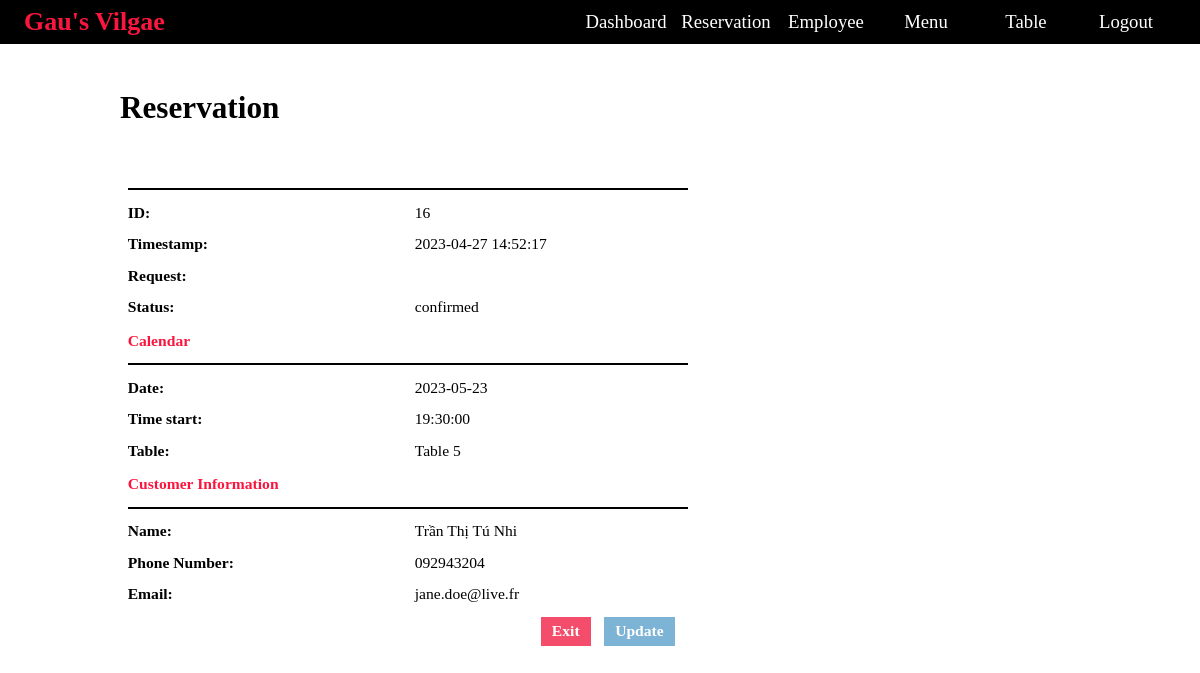
The page /admin/view-reservation.php?id=16 (signed in) on the database its author committed.
### tables this page shows
CREATE TABLE IF NOT EXISTS `tbl_reservation` (
  `id` int NOT NULL AUTO_INCREMENT,
  `id_khach_hang` int NOT NULL,
  `id_lich_dat_ban` int NOT NULL,
  `request` varchar(255) NOT NULL,
  `status` varchar(20) NOT NULL,
  `timestamp` timestamp NOT NULL DEFAULT CURRENT_TIMESTAMP,
  PRIMARY KEY (`id`)
);

CREATE TABLE IF NOT EXISTS `tbl_lich_dat_ban` (
  `id` int NOT NULL AUTO_INCREMENT,
  `id_khung_gio` int NOT NULL,
  `id_ban` int NOT NULL,
  `ngay_den` date NOT NULL,
  PRIMARY KEY (`id`)
);

CREATE TABLE IF NOT EXISTS `tbl_khung_gio` (
  `id` int NOT NULL AUTO_INCREMENT,
  `time_start` time NOT NULL,
  `time_end` time NOT NULL,
  PRIMARY KEY (`id`)
);

CREATE TABLE IF NOT EXISTS `tbl_table` (
  `id` int NOT NULL AUTO_INCREMENT,
  `name` varchar(20) NOT NULL,
  `type_table` int NOT NULL,
  PRIMARY KEY (`id`)
);

CREATE TABLE IF NOT EXISTS `tbl_customer` (
  `id` int NOT NULL AUTO_INCREMENT,
  `full_name` varchar(100) NOT NULL,
  `phone` int NOT NULL,
  `email` varchar(30) NOT NULL,
  PRIMARY KEY (`id`)
);

### admin/view-reservation.php (the view, shortened to what this page needs)
<?php include('partials/head.php'); ?>
<?php
    $rsv_id = $_GET['id'];
    $sql = "SELECT * FROM tbl_reservation WHERE id=$rsv_id";
    $res = mysqli_query($conn, $sql);
    $count = mysqli_num_rows($res);
    if($count == 1)
    {
        $row = mysqli_fetch_assoc($res);
        $cus_id = $row['id_khach_hang'];
        $calendar_id = $row['id_lich_dat_ban'];
        $rsv_timestamp = $row['timestamp'];
        $rsv_status = $row['status'];
    }
    $sql = "SELECT * FROM tbl_customer WHERE id=$cus_id";
    $res = mysqli_query($conn, $sql);
    $count = mysqli_num_rows($res);
    if($count == 1)
    {
        $row = mysqli_fetch_assoc($res);
        $cus_name = $row['full_name'];
        $cus_phone = $row['phone'];
        $cus_email = $row['email'];
    }
    $sql = "SELECT * FROM tbl_lich_dat_ban, tbl_khung_gio, tbl_table WHERE tbl_lich_dat_ban.id=$calendar_id
    AND tbl_lich_dat_ban.id_khung_gio=tbl_khung_gio.id AND tbl_lich_dat_ban.id_ban=tbl_table.id";
    $res = mysqli_query($conn, $sql);
    $count = mysqli_num_rows($res);
    if($count == 1)
    {
        $row = mysqli_fetch_assoc($res);
        $time_start = $row['time_start'];
        $date = $row['ngay_den'];
        $table = $row['name'];
    }
?>
<div class="main-content">
    <div class="ct-box">
        <br><br>
        <h1>Reservation</h1>
        <br><br><br><br><br>
        <form action="" method="post">
            <table class="tbl-rsv">
                <tr>
                    <td colspan="2"><div class="line"></div></td>
                </tr>
                <tr>
                    <td><p style="font-weight: bold">ID: </p></td>
                    <td>
                        <p><?php echo $rsv_id; ?></p>
                    </td>
                </tr>
                <tr>
                    <td><p style="font-weight: bold">Timestamp: </p></td>
                    <td>
                        <p><?php echo $rsv_timestamp; ?></p>
                    </td>
                </tr>
                <tr>
                    <td><p style="font-weight: bold">Request: </p></td>
                    <td>
                    </td>
                </tr>
                <tr>
                    <td><p style="font-weight: bold">Status: </p></td>
                    <td>
                        <p><?php echo $rsv_status; ?></p>
                    </td>
                </tr>
            </table>
        </form>
        <form action="" method="post">
            <table class="tbl-rsv">
            <tr>
                    <td colspan="2" style="font-weight: bold" class="text-red">Calendar</td>
                </tr>
                <tr>
                    <td colspan="2"><div class="line"></div></td>
                </tr>
                <tr>
                    <td><p style="font-weight: bold">Date: </p></td>
                    <td>
                        <p><?php echo $date; ?></p>
                    </td>
                </tr>
                <tr>
                    <td><p style="font-weight: bold">Time start: </p></td>
                    <td>
                        <p><?php echo $time_start; ?></p>
                    </td>
                </tr>
                <tr>
                    <td><p style="font-weight: bold">Table: </p></td>
                    <td>
                        <p><?php echo $table; ?></p>
                    </td>
                </tr>
            </table>
        </form>
        <form action="" method="post">
            <table class="tbl-rsv">
                <tr>
                    <td colspan="2" style="font-weight: bold" class="text-red">Customer Information</td>
                </tr>
                <tr>
                    <td colspan="2"><div class="line"></div></td>
                </tr>
                <tr>
                    <td><p style="font-weight: bold">Name: </p></td>
                    <td>
                        <p><?php echo $cus_name; ?></p>
                    </td>
                </tr>
                <tr>
                    <td><p style="font-weight: bold">Phone Number: </p></td>
                    <td>
                        <p><?php echo "0".$cus_phone; ?></p>
                    </td>
                </tr>
                <tr>
                    <td><p style="font-weight: bold">Email: </p></td>
                    <td>
                        <p><?php echo $cus_email; ?></p>
                    </td>
                </tr>
                <tr>
                    <td></td>
                    <td>
                        <input type="submit" name="update" value="Update" class="btn-scd btn-sub">
                        <input type="submit" value="Exit" name="exit" class="btn-prm btn-sub">
                    </td>
                </tr>
            </table>
        </form>
    </div>
</div>
<?php include("partials/footer.php"); ?>

### css/admin.css (style rules this page uses)
* { margin: 0; padding: 0; font-family: Cambria, Cochin, Georgia, Times, 'Times New Roman', serif; box-sizing: border-box; }
html { font-size: 65%; scroll-behavior: smooth; }
.text-red { color:#FA163F; }
.main-content { width: 100%; }
.ct-box { width: 80%; margin: 2% auto; }
.ct-box h1 { font-size: 3rem; }
table tr td { padding: 1%; text-align: center; }
.btn-prm { text-decoration: none; background-color: #f34d6b; color: white; padding: 0.5%; font-weight: bold; border: 3px; font-size: 1.5rem; }
.btn-scd { text-decoration: none; background-color: #7db3d4; color: white; padding: 1%; font-size: 1.5rem; font-weight: bold; border: 3px #7db3d4; }
.line { width: 100%; border: 1px solid black; background-color: black; }
.btn-sub { padding: 2% 4%; margin-right: 5%; float: right; }
.tbl-rsv { width: 60%; font-size: 1.5rem; }
.tbl-rsv tr td { padding: 1%; text-align: left; width: 50%; }

### rows shown on the page
tbl_reservation: timestamp "2023-04-27 14:52:17", status "confirmed"
tbl_lich_dat_ban: ngay_den "2023-05-23", id_khung_gio.time_start "19:30:00", tbl_table.name "Table 5"
tbl_customer: full_name "Trần Thị Tú Nhi", phone "92943204", email "jane.doe@live.fr"

### other values the page prints
$rsv_id "16"
